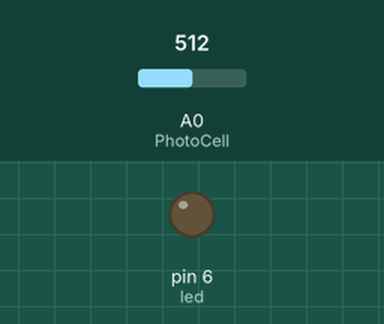
Recording of a sketch running on a simulated Arduino Uno, built with avr-gcc and run on an emulated ATmega328P. Parts: output pins drawn as LEDs (lit = HIGH). Inputs (shaded band) come from the test bench; at power-on: A0 (PhotoCell) = 512.

Above: at 1.3 s.
1.4 s: A0 (PhotoCell) set to 60
At 2.6 s:
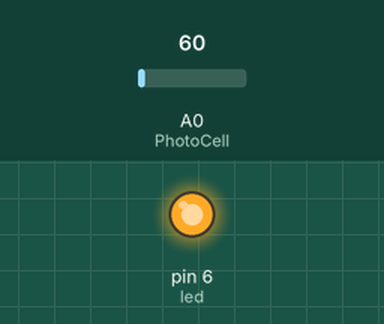
3.0 s: A0 (PhotoCell) set to 80
At 3.7 s:
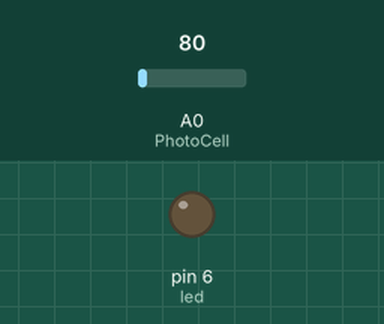
4.5 s: A0 (PhotoCell) set to 0
At 4.9 s:
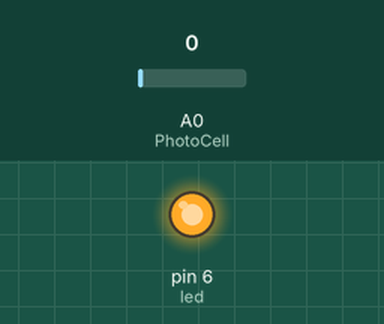
Timing chart, 0 to 7.5 s (numbered marks = the images above; inputs shaded):
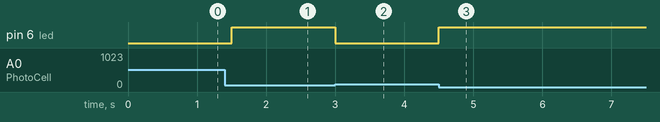

The sketch:

Test01_AutomaticLamp.ino
```cpp
int PhotoCell= A0;
int led=6;
void setup() {
pinMode(6,OUTPUT);
}

void loop() {
  int val= analogRead(PhotoCell);
  if (val>=70){
  digitalWrite (led,LOW);}
  if(val<=70){
    digitalWrite(led,HIGH);}
    delay(500);
}
```

Measured:
- after the input at 1.4 s, pin 6 (led): LOW → HIGH after 0.10 s
- after the input at 3.0 s, pin 6 (led): HIGH → LOW at once
- after the input at 4.5 s, pin 6 (led): LOW → HIGH at once
